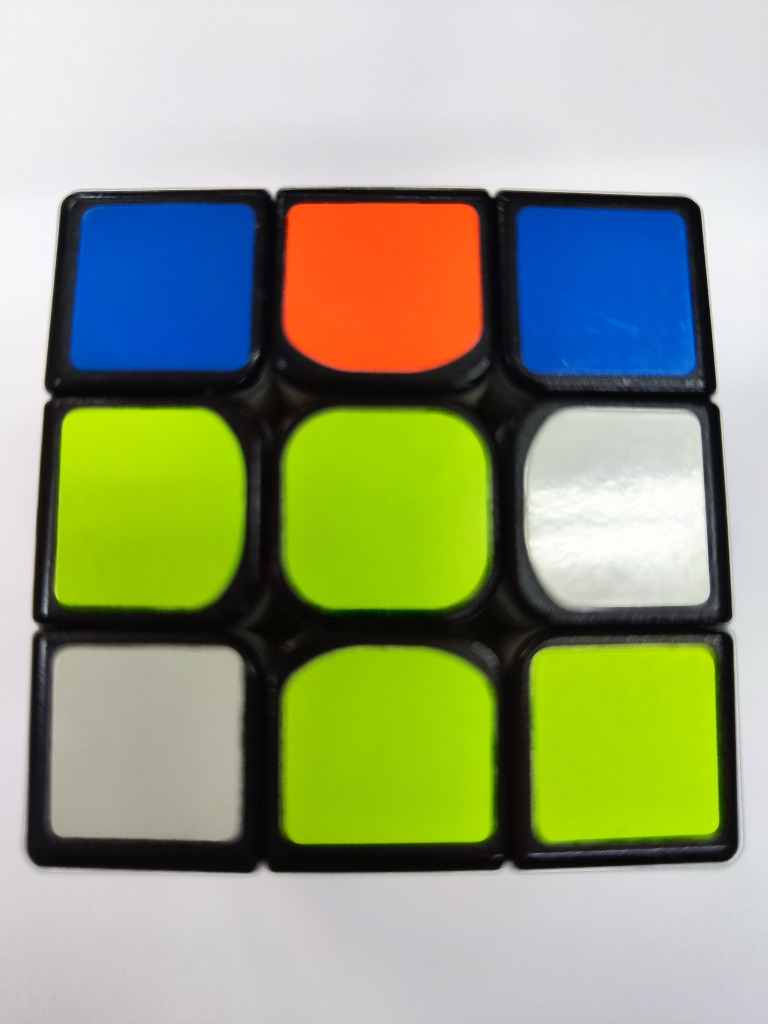
#> input picture cube_pic/0.jpg, 3072 x 4096 px, found by its file name (shown at 1/4 size)
$ python color_segmentation.py
#> lines starting #> are read from the running program, lines starting #| are printed output that depends on the picture; after the words box and inside, x2 and y2 are one past the last pixel; in counts of white or black regions, pixels touching at a corner belong together
import cv2 as cv
import numpy as np
import kociemba

#在上面展开方式的基础上，用U、R、F、D、L、B六个字母分别表示六个面中心对应的颜色，
#将魔方各个色块的颜色按照U1、U2…顺序，字母顺序为U、R、F、D、L、B编号,kociemba.solve('')
#U、yellow
#R、green
#F、red
#D、white
#L、blue
#B、orange

color = ['yellow', 'white', 'red', 'orange', 'blue' ,'green']
#颜色的数据，两个列表的量必须一一对应，避免后面的循环出现bug
low_color_green = ([0, 150, 0])#各颜色BGR阈值
high_color_green = ([100, 255, 100])
low_color_yellow = ([0, 150, 150])
high_color_yellow = ([120, 255, 255])
low_color_blue = ([100, 0, 0])
high_color_blue = ([255, 100, 100])
low_color_white = ([100, 100, 100])
high_color_white = ([255, 255, 255])
low_color_orange = ([0 ,0, 150])
high_color_orange = ([150 ,150, 255])
low_color_red = ([0, 0, 30])
high_color_red = ([30, 30, 255])

color_green = [low_color_green, high_color_green]#将颜色阈值最大值与最小值打包
color_blue = [low_color_blue, high_color_blue]
color_yellow = [low_color_yellow, high_color_yellow]
color_white = [low_color_white, high_color_white]
color_red = [low_color_red, high_color_red]
color_orange = [low_color_orange, high_color_orange]

color_data = [color_yellow, color_white, color_red, color_orange, color_blue, color_green]#将阈值最大值与最小值打包，方便复用

#打包，便于利用

def pic_show(window_name, img_pro):#Display the processed image
    cv.imshow(window_name, img_pro)
    cv.waitKey(0)

def Erosion_Dilation(img):#Corrosion and dilation of picture
    kernel = np.ones((20, 20))
    erosion = cv.erode(img, kernel, iterations=1)
    erosion_dilation = cv.dilate(erosion, kernel, iterations=1)
    return erosion_dilation

def remove_zero(list_1):
    n_0 = 0
    for k in list_1 [::-1]:
        if k == 0:
            n_0 += 1
        else:
            break
    list_1 = list_1 [:-n_0]
    return list_1

def img_seg(img_pro):#Color segmentation of the picture
    i = 0#定义方块的列表的下标，作为位移
    block_c1 = 0#存放每层的值，用来做归一化
    block_c2 = 0
    block_c3 = 0

    yellow = [0 for i in range(9)]#设置各颜色的列表，存储识别后颜色块的坐标
    white = [0 for i in range(9)]
    red = [0 for i in range(9)]
    orange = [0 for i in range(9)]
    blue = [0 for i in range(9)]
    green= [0 for i in range(9)]
    color_location = [yellow, white, red, orange, blue, green]#打包

    all_location = [0 for i in range(9)]
    for color_ID in range(len(color)):
        j = 0#定义一个循环变量，作为列表的位移，一种颜色的坐标的列表的位移
        mask = cv.inRange(img_pro, np.array(color_data[color_ID][0]), np.array(color_data[color_ID][1]))
        #judge color，将图片进行二值化的处理，将在阈值中的颜色区域标白
        mask = Erosion_Dilation(mask)#将标白后的二值化的图片进行腐蚀膨胀处理
        pic_show(color[color_ID], mask)#将处理后的二值化的图片进行显示
        print(str(color[color_ID]+" is  "))
        size, hierarchy = cv.findContours(mask, cv.RETR_CCOMP, cv.CHAIN_APPROX_NONE)
        #去分割颜色区域，得出颜色坐标放入numpy库中的坐标
        if size != ():#如果得出的坐标不为空的话，即在这张图像中有这种颜色
            for cnt in size:#从坐标中拿出变量
                (x, y, w, h) = cv.boundingRect(cnt)#将得出的多个坐标取出，得出一个矩形框坐标
                if w - x >100:#只为白色准备，因为当背景为白色，会将白色进行误判，所以设置阈值，进行筛选
                    pass
                else:#同一行横坐标统一
                    if i == 0:
                        #第一个坐标进入时，将坐标保留和接下来的坐标对比，如果在相近的范围内，就将两个值归一化
                        #如果不同，就往下放入第二个值，因为只有三层，所以需要进行三层比较
                        block_c1 = y
                    else:
                        if y + 10 >= block_c1 and y - 10 <= block_c1:
                            y = block_c1
                        else:
                            if block_c2 == 0:
                                block_c2 = y
                            else:
                                if y + 10 >= block_c2 and y - 10 <= block_c2:
                                    y = block_c2
                                else:
                                    if block_c3 == 0:
                                        block_c3 = x
                                    else:
                                        if y + 10 >= block_c3 and y - 10 <= block_c3:
                                            y = block_c3
                    print(x, y)
                    if i == 9:#有可能会出现方块齐全的情况，当再进行i += 1 时，会超出列表的范围。
                        break
                    all_location[i] = x, y#将坐标的x, y放入存放所有坐标的列表中
                    all_location[i] = list(all_location[i])#将元组转化为列表
                    color_location[color_ID][j] = x, y#将坐标按颜色分类放入列表中
                    color_location[color_ID][j] = list(color_location[color_ID][j])
                    j+=1
                    i+=1
        else:
            print('None')
    for i in range(len(color)):
        color_location[i] = remove_zero(color_location[i])#去除没有必要的0
    return color_location, all_location#color_loction:返回存颜色与坐标对应的列表
                                       #all_location:存放乱序的的坐标的列表

def data_processing(location_list, all_location):#进行数据处理与数据的比较
    end_str = []
    floor_1 = [0 for i in range(3)]
    floor_2 = [0 for i in range(3)]
    floor_3 = [0 for i in range(3)]

    print(location_list)
    print(all_location)

    for a in range(len(all_location)):#将列表按y轴进行排序
        for b in range(len(all_location)-a-1):
            if all_location[b][1] > all_location[b+1][1]:
                all_location[b+1], all_location[b] = all_location[b], all_location[b+1]
    print(all_location)

    for a in range(3):#将列表分成三层，即代表魔方的每层
        floor_1[a] = all_location[a]
    for a in range(3):
        floor_2[a] = all_location[a + 3]
    for a in range(3):
        floor_3[a] = all_location[a + 6]

    for a in range(len(floor_1)):#将分出来的每层，按x轴坐标排序
        for b in range(len(floor_1)-a-1):
            if floor_1[b][0] > floor_1[b+1][0]:
                floor_1[b+1], floor_1[b] = floor_1[b], floor_1[b+1]
    for a in range(len(floor_2)):
        for b in range(len(floor_2)-a-1):
            if floor_2[b][0] > floor_2[b+1][0]:
                floor_2[b+1], floor_2[b] = floor_2[b], floor_2[b+1]
    for a in range(len(floor_3)):
        for b in range(len(floor_3)-a-1):
            if floor_3[b][0] > floor_3[b+1][0]:
                floor_3[b+1], floor_3[b] = floor_3[b], floor_3[b+1]
    print(floor_1)
    print(floor_2)
    print(floor_3)

    for i in range(len(floor_1)):#将排序好的all_location列表覆盖之前乱序的all_location列表进行
        all_location[i] =  floor_1[i]
    for i in range(len(floor_2)):
        all_location[i + 3] =  floor_2[i]
    for i in range(len(floor_1)):
        all_location[i + 6] =  floor_3[i]
    print(all_location)

    for a in range(9):#将每块的坐标与之前的color_location进行对比，得出每块坐标对应的颜色，生成一个颜色的列表
        for b in range(len(location_list[0])):
            if all_location[a] == location_list[0][b]:
                end_str.append('U')
        for b in range(len(location_list[1])):
            if all_location[a] == location_list[1][b]:
                end_str.append('D')
        for b in range(len(location_list[2])):
            if all_location[a] == location_list[2][b]:
                end_str.append('F')
        for b in range(len(location_list[3])):
            if all_location[a] == location_list[3][b]:
                end_str.append('B')
        for b in range(len(location_list[4])):
            if all_location[a] == location_list[4][b]:
                end_str.append('L')
        for b in range(len(location_list[5])):
            if all_location[a] == location_list[5][b]:
                end_str.append('R')
    print(end_str)
    return end_str#返回颜色的列表


def check_str(block):#检查每个颜色是否出现了9次，即验证颜色识别的准确性
    num = 0
    U = 0
    D = 0
    B = 0
    F = 0
    R = 0
    L = 0
    cube_list = [U, B, D, F, R, F, L]#两个列表必须对应
    cube_color = ['U', 'B', 'D', 'F', 'R', 'F', 'L']
    for i in range(len(cube_color)):#
          for j in range(6):
            for k in range(9):
                if block[j][k] == cube_color[i]:
                    cube_list[i] += 1
    for i in range(len(cube_list)):
        if cube_list[i] == 9:
            num += 1
        else:
            print(cube_color[i] + '数量错误 ,数量为'+ str(cube_list[i]))
    if num == 6:
        return 1
    else:
        return 0

def main():
    block = []
    str_list = [0 for i in range(9)]
    for i in range(6):#循环6次，拍摄魔方6个面
        pic_path = 'D:\magic cube\cube_pic\\' + str(i) + '.jpg'   #the color are distributed according to BGR
        img = cv.imread(pic_path)#读取图片
#> img is the input picture: shape (4096, 3072, 3); mean B, G, R 127.2, 161.4, 152.9
        img_pro = cv.resize(img, (500, 500))#设置图片大小
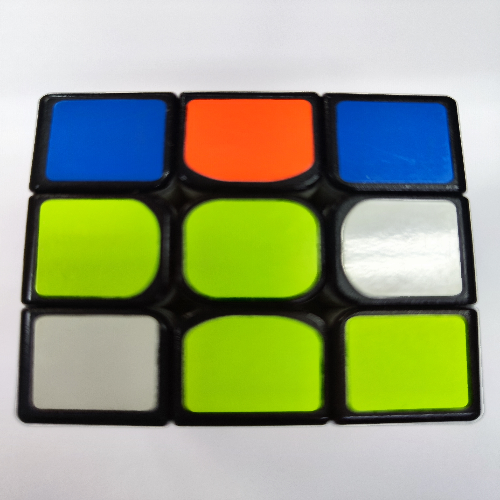
#> img_pro: shape (500, 500, 3); mean B, G, R 127.1, 161.3, 152.8
        img_pro = cv.GaussianBlur(img_pro, (5, 5), 0 )#模糊化
        img_pro = Erosion_Dilation(img_pro) #进行腐蚀膨胀
#> in Erosion_Dilation, `erosion = cv.erode(img, kernel, iterations=1)`:
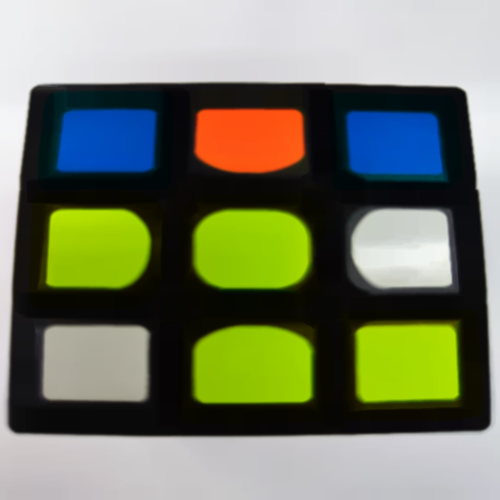
#> erosion: shape (500, 500, 3); mean B, G, R 99.6, 123.6, 117.3
#> in Erosion_Dilation, `erosion_dilation = cv.dilate(erosion, kernel, iterations=1)`:
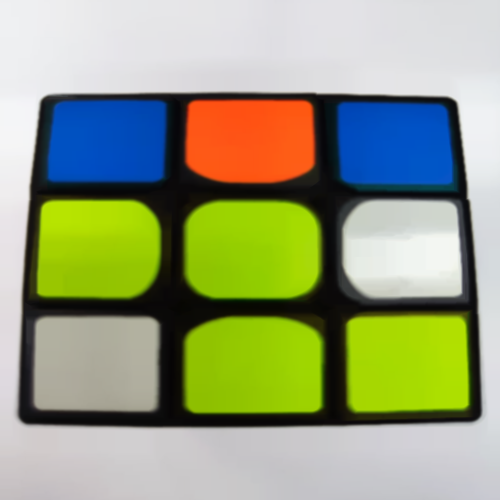
#> erosion_dilation: shape (500, 500, 3); mean B, G, R 124.7, 159.5, 150.7
        pic_show('image', img_pro)#将图像处理结果显示
        location_list, all_location = img_seg(img_pro)#用二值化的方式，将图像进行分割
#> the loop in img_seg, `for color_ID in range(len(color)):` made 6 passes
#> pass 1, in img_seg, `mask = cv.inRange(img_pro, np.array(color_data[color_ID][0]), np.array..`:
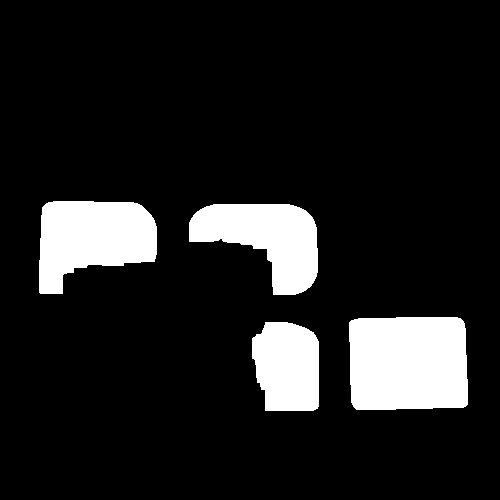
#> mask: shape (500, 500); 12.3% white; 4 white regions, box (x1, y1, x2, y2) and area: (349, 317, 468, 410) 10649, (39, 201, 157, 294) 7917, (189, 204, 318, 295) 7014, (252, 322, 319, 411) 5184
#> pass 1, in Erosion_Dilation (call 2), `erosion = cv.erode(img, kernel, iterations=1)`:
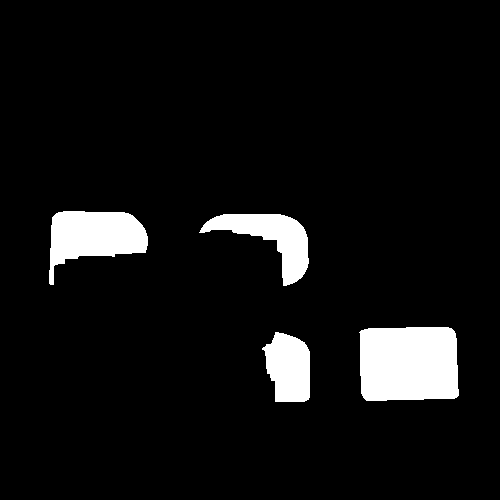
#> erosion: shape (500, 500); 6.8% white; 4 white regions, box (x1, y1, x2, y2) and area: (359, 327, 459, 401) 6982, (49, 211, 148, 285) 4250, (199, 214, 309, 286) 3138, (262, 332, 310, 402) 2581
#> pass 1, in Erosion_Dilation (call 2), `erosion_dilation = cv.dilate(erosion, kernel, iterations=1)`:
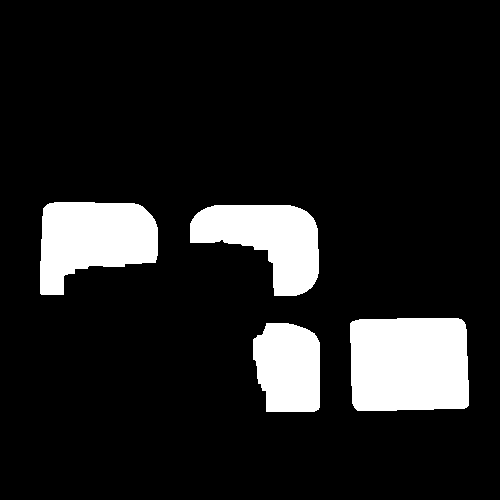
#> erosion_dilation: shape (500, 500); 12.3% white; 4 white regions, box (x1, y1, x2, y2) and area: (350, 318, 469, 411) 10649, (40, 202, 158, 295) 7917, (190, 205, 319, 296) 7014, (253, 323, 320, 412) 5184
#> pass 2, in img_seg, `mask = cv.inRange(img_pro, np.array(color_data[color_ID][0]), np.array..`:
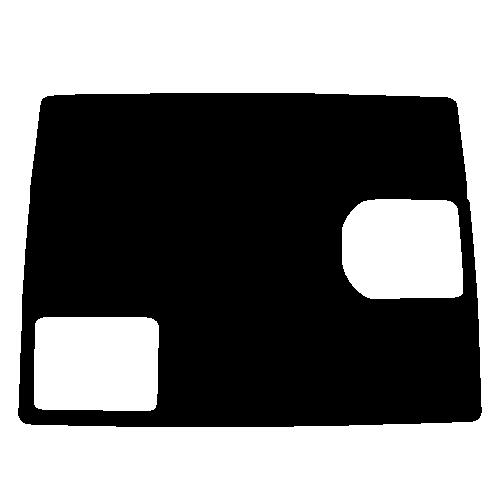
#> mask: shape (500, 500); 50% white; 1 black region, box (x1, y1, x2, y2) and area: (18, 93, 482, 427) 124997
#> after the loop in img_seg, `for color_ID in range(len(color)):`: mask: shape (500, 500); every value is 0
#> after the loop in img_seg, `for color_ID in range(len(color)):`: all_location = [[253, 323], [350, 323], [190, 205], [40, 205], [35, 323], [343, 205], [187, 101], [339, 103], [48, 101]]; block_c2 = 205; block_c3 = 187; color_location = [[[253, 323], [350, 323], [190, 205], [40, 205], 0, 0, 0, 0, 0], [[35, 323], [343, 205], 0, 0, 0, 0, 0, 0, 0], [0, 0, 0, 0, 0, 0, 0, 0, 0], [[187, 101], 0, 0, 0, 0, 0, 0, 0, 0], [[339, 103], [48, 101], 0, 0, 0, 0, 0, 0, 0], [0, 0, 0, 0, 0, 0, 0, 0, 0]]; i = 9
#> the loop in img_seg, `for i in range(len(color)):` made 6 passes
#> list_1 in remove_zero on passes 1, 2, 4, 5: [[253, 323], [350, 323], [190, 205], [40, 205]], [[35, 323], [343, 205]], [[187, 101]], [[339, 103], [48, 101]]
#> after the loop in img_seg, `for i in range(len(color)):`: color_location = [[[253, 323], [350, 323], [190, 205], [40, 205]], [[35, 323], [343, 205]], [], [[187, 101]], [[339, 103], [48, 101]], []]
#> location_list has the same summary as color_location in img_seg
        end_str_list = data_processing(location_list, all_location)#处理列表数据，排列
#| [[[253, 323], [350, 323], [190, 205], [40, 205]], [[35, 323], [343, 205]], [], [[187, 101]], [[339, 103], [48, 101]], []]
#| [[253, 323], [350, 323], [190, 205], [40, 205], [35, 323], [343, 205], [187, 101], [339, 103], [48, 101]]
#> the loop in data_processing, `for a in range(len(all_location)):#将列表按y轴进行排序` made 9 passes
#> after the loop in data_processing, `for a in range(len(all_location)):#将列表按y轴进行排序`: all_location = [[187, 101], [48, 101], [339, 103], [190, 205], [40, 205], [343, 205], [253, 323], [350, 323], [35, 323]]
#| [[187, 101], [48, 101], [339, 103], [190, 205], [40, 205], [343, 205], [253, 323], [350, 323], [35, 323]]
#> after the loop in data_processing, `for a in range(3):#将列表分成三层，即代表魔方的每层`: floor_1 = [[187, 101], [48, 101], [339, 103]]
#> after the loop in data_processing, `for a in range(3):`: floor_2 = [[190, 205], [40, 205], [343, 205]]
#> after the loop in data_processing, `for a in range(3):`: floor_3 = [[253, 323], [350, 323], [35, 323]]
#> the loop in data_processing, `for a in range(len(floor_1)):#将分出来的每层，按x轴坐标排序` made 3 passes
#> after the loop in data_processing, `for a in range(len(floor_1)):#将分出来的每层，按x轴坐标排序`: floor_1 = [[48, 101], [187, 101], [339, 103]]
#> the loop in data_processing, `for a in range(len(floor_2)):` made 3 passes
#> after the loop in data_processing, `for a in range(len(floor_2)):`: floor_2 = [[40, 205], [190, 205], [343, 205]]
#> the loop in data_processing, `for a in range(len(floor_3)):` made 3 passes
#> after the loop in data_processing, `for a in range(len(floor_3)):`: floor_3 = [[35, 323], [253, 323], [350, 323]]
#| [[48, 101], [187, 101], [339, 103]]
#| [[40, 205], [190, 205], [343, 205]]
#| [[35, 323], [253, 323], [350, 323]]
#> the loop in data_processing, `for i in range(len(floor_1)):#将排序好的all_location列表覆盖之前乱序的all_location列表进行` made 3 passes
#> after the loop in data_processing, `for i in range(len(floor_1)):#将排序好的all_location列表覆盖之前乱序的all_location列表进行`: all_location = [[48, 101], [187, 101], [339, 103], [190, 205], [40, 205], [343, 205], [253, 323], [350, 323], [35, 323]]
#> the loop in data_processing, `for i in range(len(floor_2)):` made 3 passes
#> after the loop in data_processing, `for i in range(len(floor_2)):`: all_location = [[48, 101], [187, 101], [339, 103], [40, 205], [190, 205], [343, 205], [253, 323], [350, 323], [35, 323]]
#> the loop in data_processing, `for i in range(len(floor_1)):` made 3 passes
#> after the loop in data_processing, `for i in range(len(floor_1)):`: all_location = [[48, 101], [187, 101], [339, 103], [40, 205], [190, 205], [343, 205], [35, 323], [253, 323], [350, 323]]
#| [[48, 101], [187, 101], [339, 103], [40, 205], [190, 205], [343, 205], [35, 323], [253, 323], [350, 323]]
#> end_str_list = ['L', 'B', 'L', 'U', 'U', 'D', 'D', 'U', 'U']
        str_list[i] = ''.join(end_str_list)#将列表转化为字符串
        if block == 0:
            block = end_str_list
        else:
            block.append(end_str_list)#生成一个关于坐标的列表

    end_str = str_list[0] + str_list[1] + str_list[2] + str_list[3] + str_list[4] + str_list[5]
    #生成一个6面完整的字符串
    print(end_str)
    check_back = check_str(block)#去检查每块的数量是否正确
    if check_back == 1:#正确，放入解魔方的函数，进行求解
        kociemba.solve(end_str)
    else:
        print('识别错误')

if __name__ == '__main__':
#> (the run stopped early here; a loop or call above may not have finished)
